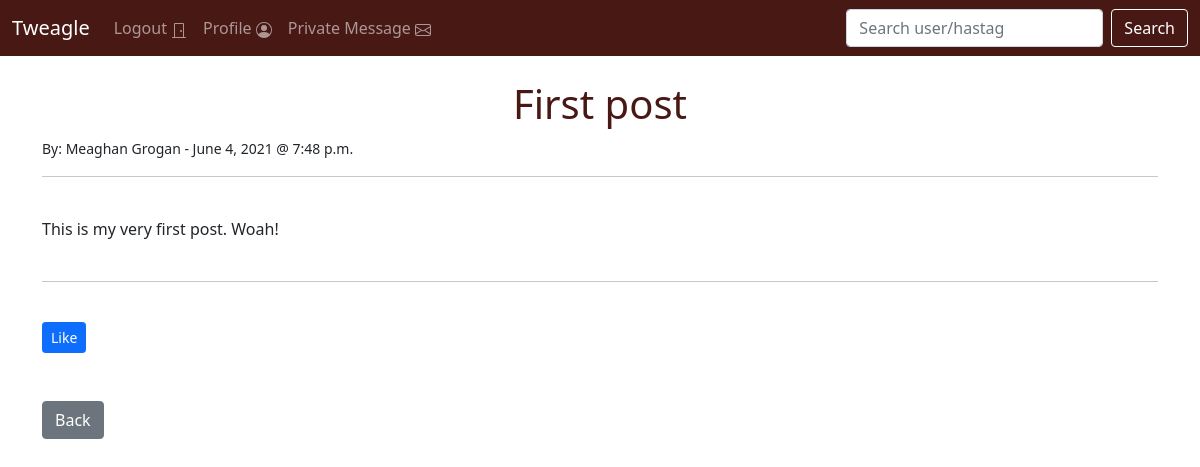
Screenshot of /post/1 (signed in) with the database file from the repository.
### tweagleBoard/models.py (models this page shows, shortened)
class Post(models.Model):
    title = models.CharField(max_length=500)
    author = models.ForeignKey(User, on_delete=models.CASCADE)
    body = models.TextField()
    post_date = models.DateField(auto_now_add=True)
    post_time = models.TimeField(auto_now_add=True)
    likes = models.ManyToManyField(User, related_name='tweag_posts')

### tweagleBoard/views.py (the view)
# urls.py: path('post/<int:pk>', PostDetailView.as_view(), name = 'post-detail'),
class PostDetailView(DetailView):
    model = Post
    template_name = 'post_detail.html'

### tweagleBoard/templates/post_detail.html (shortened to what this page needs)
{% extends 'base.html' %}
{% block content %}
<h1>{{ post.title }}</h1>
<small> By: {{ post.author.first_name }} {{ post.author.last_name }} - {{ post.post_date }} @ {{ post.post_time }}</small><br/>
<hr>
<br/>
{{ post.body }}
<br/> <br/>
<hr>
<br/>
<form action = "{% url 'like_post' post.pk %}" method="POST">
  <button type="submit", name="post_id", value = "{{ post.id }}", class="btn btn-primary btn-sm">Like</button>
</form>
<br/> <br/>
<a href= "{% url 'home' %}" class="btn btn-secondary">Back</a>
{% endblock %}

### tweagleBoard/static/stylesheet.css (style rules this page uses)
h1 { color: #481914; font-family: 'Segoe UI', Tahoma, Geneva, Verdana, sans-serif; text-align: center; }

### rows the page displays
Post: title "First post", author.first_name "Meaghan", author.last_name "Grogan", post_date "June 4, 2021", post_time "7:48 p.m.", body "This is my very first post. Woah!"
